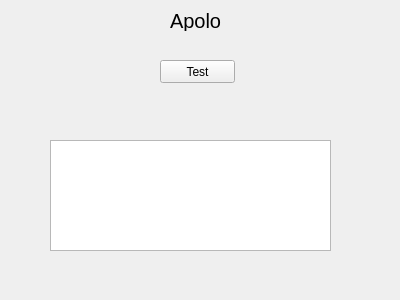
<?xml version="1.0" encoding="UTF-8"?>
<ui version="4.0">
 <class>Form</class>
 <widget class="QWidget" name="Form">
  <property name="geometry">
   <rect>
    <x>0</x>
    <y>0</y>
    <width>400</width>
    <height>300</height>
   </rect>
  </property>
  <property name="windowTitle">
   <string>Form</string>
  </property>
  <widget class="QPushButton" name="pushButton">
   <property name="geometry">
    <rect>
     <x>160</x>
     <y>60</y>
     <width>75</width>
     <height>23</height>
    </rect>
   </property>
   <property name="text">
    <string>Test</string>
   </property>
  </widget>
  <widget class="QLabel" name="label">
   <property name="geometry">
    <rect>
     <x>170</x>
     <y>10</y>
     <width>121</width>
     <height>21</height>
    </rect>
   </property>
   <property name="font">
    <font>
     <pointsize>15</pointsize>
    </font>
   </property>
   <property name="text">
    <string>Apolo</string>
   </property>
  </widget>
  <widget class="QTextEdit" name="textEdit">
   <property name="geometry">
    <rect>
     <x>50</x>
     <y>140</y>
     <width>281</width>
     <height>111</height>
    </rect>
   </property>
  </widget>
 </widget>
 <resources/>
 <connections>
  <connection>
   <sender>pushButton</sender>
   <signal>clicked()</signal>
   <receiver>Form</receiver>
   <slot>hello()</slot>
   <hints>
    <hint type="sourcelabel">
     <x>196</x>
     <y>75</y>
    </hint>
    <hint type="destinationlabel">
     <x>207</x>
     <y>131</y>
    </hint>
   </hints>
  </connection>
 </connections>
 <slots>
  <slot>hello()</slot>
 </slots>
</ui>
